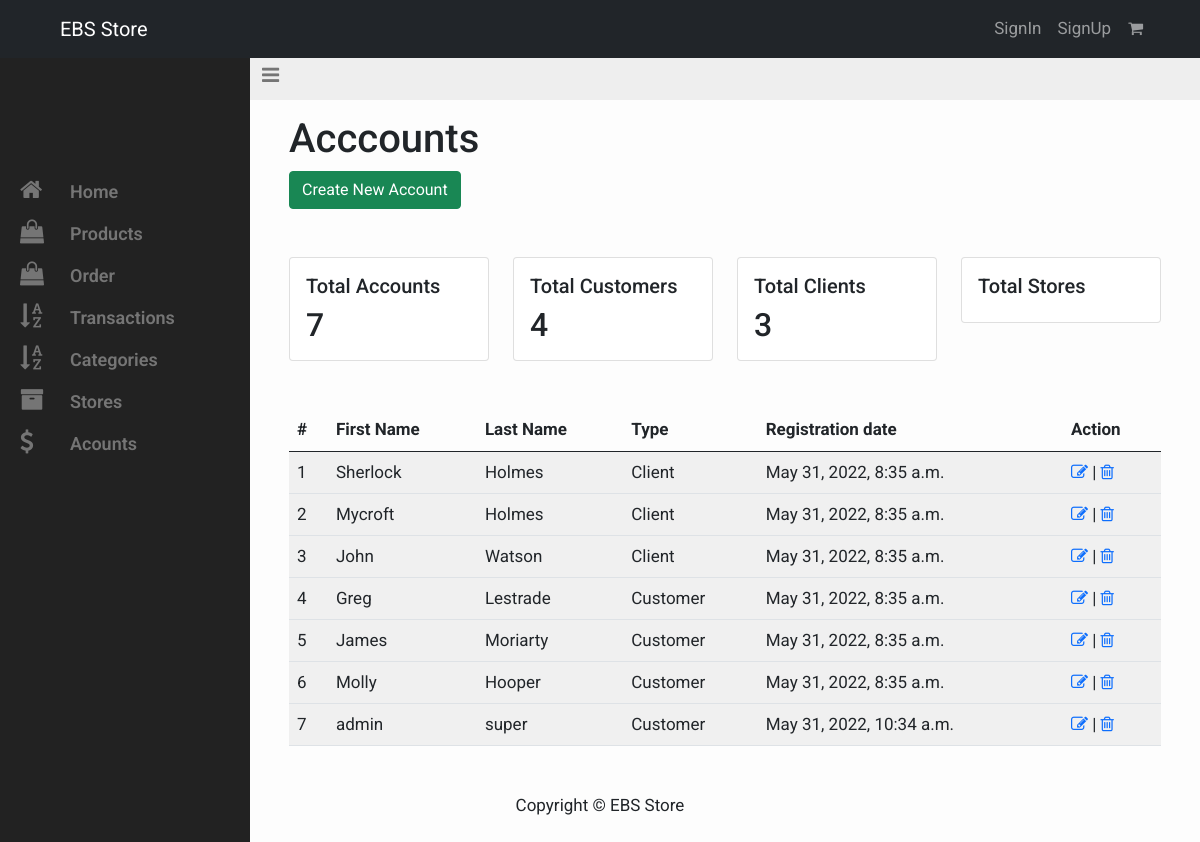
The app's page /admin-users-add with its own data.
### account/models.py (models this page shows, shortened)
class UserAccount(AbstractBaseUser):
    username = models.CharField(max_length=255, unique=True)
    first_name=models.CharField(max_length=255)
    last_name=models.CharField(max_length=255)
    email = models.EmailField(max_length=255, unique=True)
    is_superuser = models.BooleanField(default=False)
    is_admin = models.BooleanField('Is Admin', default=False)
    is_staff = models.BooleanField(default=False)
    is_customer = models.BooleanField(default=True)
    is_client = models.BooleanField(default = False)
    user_type = models.PositiveIntegerField(choices=CHOICES, default=1)
    created_at = models.DateTimeField(auto_now_add=True)
    objects = UserAccountManager()
    USERNAME_FIELD = 'username'
    REQUIRED_FIELDS = ['first_name', 'last_name', 'email']

### store/views.py (the view)
# urls.py: path('admin-users-add', views.admin_user_add_view, name="admin_users_add"),
def admin_user_add_view(request):
    customers =  User.objects.filter(user_type = 1)
    clients =  User.objects.filter(user_type = 0)
    users =  User.objects.all()
    total_customers = customers.count()
    total_clients = clients.count()
    total_users = users.count()
    context = {
        'customers': customers, 'total_customers': total_customers,
        'clients': clients, 'total_clients': total_clients,
        'users': users, 'total_users': total_users,
        }
    return render(request, 'dashboard/accounts/admin_user_view.html', context)

### cart/cart.py (called while the page is built)
    def total_items(self):
        return len(self.cart)

### cart/context_processor.py (called while the page is built)
def cart(request):
    return {'cart': Cart(request)}

### templates/dashboard/accounts/admin_user_view.html (shortened to what this page needs)
{% extends "../admin_dashboard.html" %}
{%block dashboard_content%}
    <h1>Acccounts</h1>
    <a href="{%url 'admin_store_add_view'%}" class="btn btn-success"> Create New Account </a>
    <div class="row my-5">
            <div class="col-sm-3">
                <div class="card">
                    <div class="card-body">
                        <h5 class="card-title">Total Accounts</h5>
                        <h2 class="card-text">{{total_users}}</h2>
                    </div>
                </div>
            </div>
            <div class="col-sm-3">
                <div class="card">
                    <div class="card-body">
                        <h5 class="card-title">Total Customers</h5>
                        <h2 class="card-text">{{total_customers}}</h2>
                    </div>
                </div>
            </div>
            <div class="col-sm-3">
                <div class="card">
                    <div class="card-body">
                        <h5 class="card-title">Total Clients </h5>
                        <h2 class="card-text">{{total_clients}}</h2>
                    </div>
                </div>
            </div>
            <div class="col-sm-3">
                <div class="card">
                    <div class="card-body">
                        <h5 class="card-title">Total Stores </h5>
                    </div>
                </div>
            </div>
          </div >
    {% if users %}
     <table class="table table-striped table-hover">
        <thead>
          <th>#</th>
          <th>First Name</th>
          <th>Last Name</th>
          <th>Type</th>
          <th>Registration date</th>
          <th>Action</th>
        </thead>
        <tbody>
      {% for store in users %}
          <tr>
            <td> {{store.id}}</td>
            <td>{{store.first_name}}</td>
            <td>{{store.last_name}}</td>
            <td>
              {% if store.user_type == 0 %}
                  Client
              {% else %}
                    Customer
              {% endif %}
            </td>
           <td>{{store.created_at}}</td>
            <td><a href="{% url 'admin_edit_store' store.id %}"> <i class="fa fa-edit"></i></a> |
              <a href="{% url 'admin_delete_store' store.id %}"><i class="fa fa-trash-o"></i></a></td>
            <tr>
          {% endfor %}
          </tbody>
      </table>
    {%else %}
          <p>No product added</p>
      {%endif%}
{%endblock%}

### static/css/dashboard.css (style rules this page uses)
body { padding-bottom: 30px; position: relative; min-height: 100%; }
a { transition: background 0.2s, color 0.2s; }

### records on screen
UserAccount: id "1", first_name "Sherlock", last_name "Holmes", user_type "Client", created_at "May 31, 2022, 8:35 a.m."
UserAccount: id "2", first_name "Mycroft", last_name "Holmes", user_type "Client", created_at "May 31, 2022, 8:35 a.m."
UserAccount: id "3", first_name "John", last_name "Watson", user_type "Client", created_at "May 31, 2022, 8:35 a.m."
UserAccount: id "4", first_name "Greg", last_name "Lestrade", user_type "Customer", created_at "May 31, 2022, 8:35 a.m."
UserAccount: id "5", first_name "James", last_name "Moriarty", user_type "Customer", created_at "May 31, 2022, 8:35 a.m."
UserAccount: id "6", first_name "Molly", last_name "Hooper", user_type "Customer", created_at "May 31, 2022, 8:35 a.m."
UserAccount: id "7", first_name "admin", last_name "super", user_type "Customer", created_at "May 31, 2022, 10:34 a.m."

### other values on screen
{{ total_users }} "7"
{{ total_customers }} "4"
{{ total_clients }} "3"
